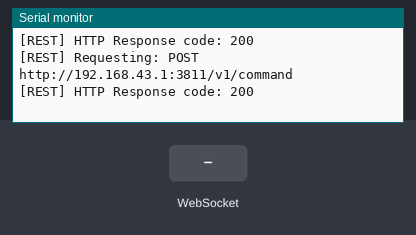
The sketch below on a simulated ESP32. Parts: the last lines printed to the serial monitor. The inputs (shaded band) are chosen by the test bench. WiFi joins after 1.5 s; servers stay silent unless stated; uploads are accepted with an empty reply.

Above: at 2.7 s.
2.8 s: WebSocket text "1" received
At 3.6 s:
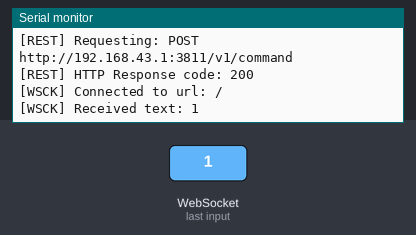
4.3 s: WebSocket text "0" received
At 4.7 s:
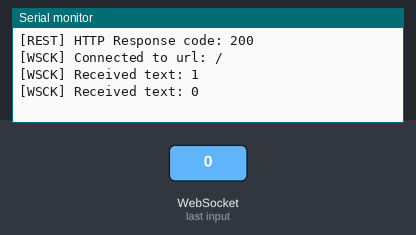
5.8 s: WebSocket text "2" received
At 7.1 s:
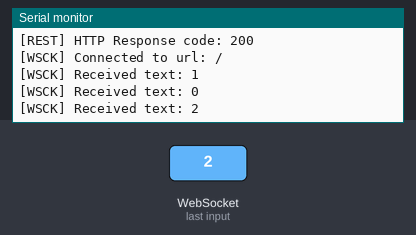

The sketch:

NaviaOpenExample.ino
```cpp
// (licence header left out)
#include <WiFi.h>
#include <HTTPClient.h>
#include <WebSocketsClient.h>
#include "config.h"

//------------------------------------------------------------------------

// Navia Core AP SSID and Password
const char* cSsid       = NAVIA_CORE_SSID;
const char* cPass       = NAVIA_CORE_PASS;

// Navia Core Domain name or IP Address
const char* cCoreAddress = NAVIA_CORE_ADDR;
uint16_t uiRestPort     = 3811;

// REST enpoints
const char* cRestInfo   = "/v1/info";
const char* cRestLogin  = "/v1/user/login";
const char* cRestCmd    = "/v1/command";

// Websocket route
uint16_t  uiWsPort      = 3822;
const char* cWsRoute    = "/ws";

// Authorization token holder
String sToken           = "";

// WebSocket client handler
WebSocketsClient webSocket;

//------------------------------------------------------------------------
//----------------------------- REST METHODS -----------------------------
//------------------------------------------------------------------------

void getInfo()
{
    HTTPClient http;

    // Construct server endpoint url
    String sServerPath = "http://" + String(cCoreAddress) + ":" + String(uiRestPort) + String(cRestInfo);

    Serial.print("[REST] Requesting: GET ");
    Serial.println(sServerPath);

    http.begin(sServerPath.c_str());

    // Send HTTP GET request
    int iHttpResponseCode = http.GET();

    // Print response
    if (iHttpResponseCode > 0)
    {
        Serial.print("[REST] HTTP Response code: ");
        Serial.println(iHttpResponseCode);
        String payload = http.getString();
        Serial.println(payload);
    }
    else {
        Serial.print("[REST] Error code: ");
        Serial.println(iHttpResponseCode);
    }
    // Free resources
    http.end();
}

//------------------------------------------------------------------------

String extractToken(String input)
{
  int index = input.indexOf("\"devaToken\":\"");
  if (index == -1) {
    return ""; // Not found
  }

  index += 13; // Move past the key and quotes (length of "\"devaToken\":\"")
  int endIndex = input.indexOf("\"", index); // Find the next quote

  if (endIndex == -1) {
    return ""; // Invalid format
  }

  return input.substring(index, endIndex);
}

//------------------------------------------------------------------------

void postLogin()
{
    WiFiClient client;
    HTTPClient http;

    // Construct server endpoint url
    String sServerPath = "http://" + String(cCoreAddress) + ":" + String(uiRestPort) + String(cRestLogin);

    Serial.print("[REST] Requesting: POST ");
    Serial.println(sServerPath);

    http.begin(client, sServerPath.c_str());

    // Specify content-type header
    http.addHeader("Content-Type", "application/json");
    // Send HTTP POST request with given json data
    int iHttpResponseCode = http.POST("{\"action\":\"login\", \"email\":\"test@test.si\", \"password\":\"12345678\", \"main_pilot\":true}");

    // Print response
    if (iHttpResponseCode > 0)
    {
        Serial.print("[REST] HTTP Response code: ");
        Serial.println(iHttpResponseCode);
        String payload = http.getString();
        Serial.println(payload);

        // Parse out authorization token
        sToken = extractToken(payload);
    }
    else {
        Serial.print("[REST] Error code: ");
        Serial.println(iHttpResponseCode);
    }

    // Free resources
    http.end();
}

//------------------------------------------------------------------------

void postCommand()
{
    WiFiClient client;
    HTTPClient http;

    // Construct server endpoint url
    String sServerPath = "http://" + String(cCoreAddress) + ":" + String(uiRestPort) + String(cRestCmd);

    Serial.print("[REST] Requesting: POST ");
    Serial.println(sServerPath);

    http.begin(client, sServerPath.c_str());

    // Set Authorization token
    http.setAuthorizationType("Bearer");
    http.setAuthorization(sToken.c_str());

    // Specify content-type header
    http.addHeader("Content-Type", "application/json");
    // Send HTTP POST request with given json data
    int iHttpResponseCode = http.POST("{\"qnh\":1013.2}");

    // Print response
    if (iHttpResponseCode > 0)
    {
        Serial.print("[REST] HTTP Response code: ");
        Serial.println(iHttpResponseCode);
    }
    else {
        Serial.print("[REST] Error code: ");
        Serial.println(iHttpResponseCode);
    }

    // Free resources
    http.end();
}

//------------------------------------------------------------------------
//-------------------------- WEBSOCKET METHODS ---------------------------
//------------------------------------------------------------------------

void setupWebSocket()
{
    Serial.println("Setting up WebSocket client");

    // server address, port and URL
    webSocket.begin(cCoreAddress, uiWsPort, cWsRoute);

    // event handler
    webSocket.onEvent(webSocketEvent);

    // try every 5000 again if connection has failed
    webSocket.setReconnectInterval(5000);
}

//------------------------------------------------------------------------

void webSocketEvent(WStype_t type, uint8_t * payload, size_t length)
{
    switch(type) {
        case WStype_DISCONNECTED:
            Serial.printf("[WSCK] Disconnected!\n");
            break;

        case WStype_CONNECTED:
            Serial.printf("[WSCK] Connected to url: %s\n", payload);
            // subscribe to flight data when Connected
            webSocket.sendTXT("{\"subscribe\":\"flight data\", \"ids\":[\"baro correction\"]}");
            break;

        case WStype_TEXT:
            Serial.printf("[WSCK] Received text: %s\n", payload);
            break;

        case WStype_BIN:
            Serial.printf("[WSCK] Received binary length: %u\n", length);
            break;

        case WStype_ERROR:
        case WStype_FRAGMENT_TEXT_START:
        case WStype_FRAGMENT_BIN_START:
        case WStype_FRAGMENT:
        case WStype_FRAGMENT_FIN:
            break;
    }
}

//------------------------------------------------------------------------
//---------------------------- COMMON METHODS ----------------------------
//------------------------------------------------------------------------

void setup()
{
    Serial.begin(115200);

    Serial.println("Navia Open Example has taken off!");

    WiFi.begin(cSsid, cPass);
    Serial.print("Connecting to network: ");
    Serial.println(cSsid);

    while(WiFi.status() != WL_CONNECTED) {
        delay(500);
        Serial.print(".");
    }

    Serial.println("");
    Serial.print("Connected to WiFi network with IP Address: ");
    Serial.println(WiFi.localIP());

    setupWebSocket();
}

//------------------------------------------------------------------------

void loop()
{
    //Check WiFi connection status
    if(WiFi.status()== WL_CONNECTED)
    {
        // Request Info
        getInfo();

        // User Login
        postLogin();

        // Set QNH
        postCommand();

        // Handle websocket
        while(true) {
            webSocket.loop();
        }
    }
    else
    {
        Serial.println("WiFi Disconnected");
    }
}

//------------------------------------------------------------------------
```

config.h
```cpp
#ifndef NAVIAOPENEXAMPLE_CONFIG_H
#define NAVIAOPENEXAMPLE_CONFIG_H

#define NAVIA_CORE_SSID "Navia Core x"
#define NAVIA_CORE_PASS "password"
#define NAVIA_CORE_ADDR "192.168.43.1"

#endif // NAVIAOPENEXAMPLE_CONFIG_H
```

Measured:
- after the input at 2.8 s, the serial monitor: prints a new line at once (image 1)
- after the input at 4.3 s, the serial monitor: prints a new line at once (image 2)
- after the input at 5.8 s, the serial monitor: prints a new line at once (image 3)
